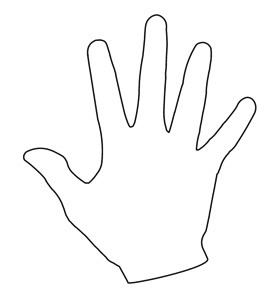
#> input picture img/hand.jpg, 269 x 295 px, given in place of the camera
$ python Realtime_histo.py
#> lines starting #> are read from the running program, lines starting #| are printed output that depends on the picture; after the words box and inside, x2 and y2 are one past the last pixel; in counts of white or black regions, pixels touching at a corner belong together
import cv2
import numpy as np
import matplotlib.pyplot as plt

# 인터렉티브 모드, 그래프를 실시간 업데이트 시킬때 필요함(코드가 멈추지 않고 실행되게)
plt.ion()

# 웹캠은 왼쪽, 히스토그램은 오른쪽에 표시
fig, (ax1, ax2) = plt.subplots(1, 2, figsize=(12, 5))

# 웹캠 영상 출력용
frame_display = ax1.imshow(np.zeros((480, 640, 3), dtype=np.uint8))
ax1.set_title("Centerline Detection")
ax1.axis('off')

# HSV 히스토그램 출력용 (3개 채널)
ax2.set_title("HSV Histogram")
ax2.set_xlim([0, 256])
ax2.set_ylim([0, 5000])
lines = []
colors = ['r', 'g', 'b']
for i, color in enumerate(colors):
    line, = ax2.plot([], [], color=color)
    lines.append(line)
# 범례 생성(HSV 설명)
ax2.legend(['H', 'S', 'V'])

cap = cv2.VideoCapture(0, cv2.CAP_DSHOW)
if not cap.isOpened():
    print("카메라를 열 수 없습니다.")
    exit()

while True:
    ret, frame = cap.read() # ret은 프레임 읽기 성공 여부를 알려주는 불른값
#> frame is the input picture: shape (295, 269, 3); min 0, max 255, mean 249.1
    if not ret:
        break

    frame = cv2.flip(frame, 1)
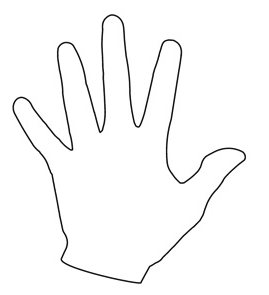
#> frame: shape (295, 269, 3); min 0, max 255, mean 249.1

    gray = cv2.cvtColor(frame, cv2.COLOR_BGR2GRAY)

    # 검정색 선을 뽑기 위해 역이진화 (검정=255)
    _, binary = cv2.threshold(gray, 50, 255, cv2.THRESH_BINARY_INV)
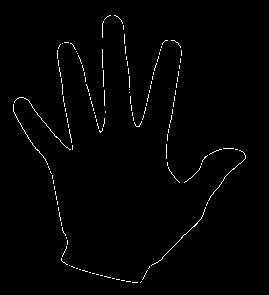
#> binary: shape (295, 269); 1.3% white in thin lines or dots, all inside (x1, y1, x2, y2) = (13, 15, 246, 283)

    # Contour 검출
    contours, _ = cv2.findContours(binary, cv2.RETR_EXTERNAL, cv2.CHAIN_APPROX_SIMPLE)
#> contours = 133 contours, all with area under 20

    min_area = 500 # 컨투어의 최소면적 (다른 검정색 선을 인식하지 못하게하기 위함)

    valid_contours = [cnt for cnt in contours if cv2.contourArea(cnt) > min_area]
#> valid_contours = []

    # 가장 큰 컨투어만 추출
    if valid_contours:
        largest = max(contours, key=cv2.contourArea)
        cv2.drawContours(frame, [largest], -1, (0, 255, 0), 2)

        # 중심 좌표 추출 (모멘트)
        M = cv2.moments(largest)
        if M["m00"] != 0:  # M["m00"]은 contour의 면적을 의미 (중심좌표를 구할때 사용)
            cx = int(M["m10"] / M["m00"])
            cy = int(M["m01"] / M["m00"])
            cv2.circle(frame, (cx, cy), 5, (255, 0, 0), -1)

    # HSV 변환
    hsv = cv2.cvtColor(frame, cv2.COLOR_BGR2HSV)
#> hsv: shape (295, 269, 3); mean H, S, V 0, 0, 249.1

    # 히스토그램 계산 (H, S, V 각 채널 별로)
    hist_h = cv2.calcHist([hsv], [0], None, [256], [0, 256])
#> hist_h = 256 values, max 79355 at index 0, min 0 at index 1, mean 310
    hist_s = cv2.calcHist([hsv], [1], None, [256], [0, 256])
#> hist_s has the same summary as hist_h
    hist_v = cv2.calcHist([hsv], [2], None, [256], [0, 256])
#> hist_v = 256 values, max 71722 at index 255, min 2 at index 128, mean 310

    # 정규화 (히스토그램 그래프가 너무 커서 적당히 줄이기)
    hist_h = cv2.normalize(hist_h, hist_h, 0, 3000, cv2.NORM_MINMAX)
#> hist_h = 256 values, max 3000 at index 0, min 0 at index 1, mean 11.72
    hist_s = cv2.normalize(hist_s, hist_s, 0, 3000, cv2.NORM_MINMAX)
#> hist_s has the same summary as hist_h
    hist_v = cv2.normalize(hist_v, hist_v, 0, 3000, cv2.NORM_MINMAX)
#> hist_v = 256 values, max 3000 at index 255, min 0 at index 128, mean 12.88

    x = np.arange(256)
    lines[0].set_data(x, hist_h.flatten())
    lines[1].set_data(x, hist_s.flatten())
    lines[2].set_data(x, hist_v.flatten())

    ax2.set_xlim([0, 256])
    ax2.set_ylim([0, 3000])

    # RGB로 변환하여 실시간 업데이트
    rgb_frame = cv2.cvtColor(frame, cv2.COLOR_BGR2RGB)
    frame_display.set_data(rgb_frame)

    fig.canvas.draw()
    fig.canvas.flush_events()

    # 창 닫으면 종료
    if plt.get_fignums() == []:
        break

cap.release()
cv2.destroyAllWindows()
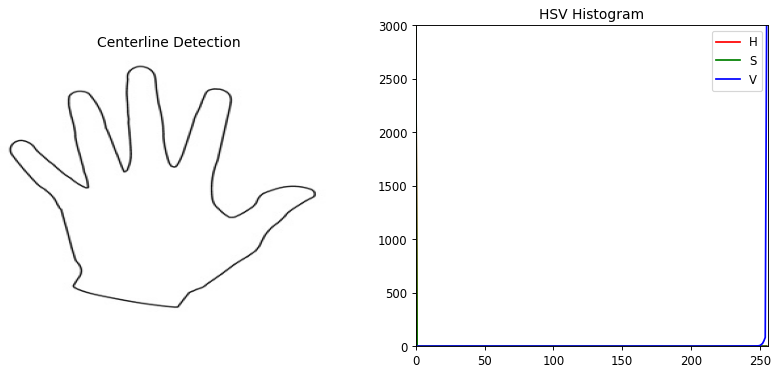
#> figure drawn by matplotlib, 2 panels; panel 2: curve peaks at x = 0, y = 3000; panel 2: curve peaks at x = 0, y = 3000; panel 2: curve peaks at x = 255, y = 3000

$ run again, on img/bad_rect.png
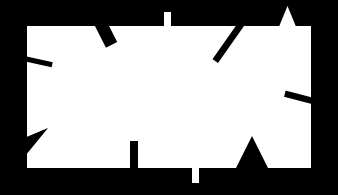
#> input picture img/bad_rect.png, 338 x 195 px, given in place of the camera
#> frame is the input picture: shape (195, 338, 3); min 0, max 255, mean 150.6
#> `_, binary = cv2.threshold(gray, 50, 255, cv2.THRESH_BINARY_INV)`:
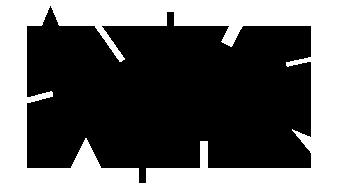
#> binary: shape (195, 338); 40.7% white; 1 white region, box (x1, y1, x2, y2) and area: (0, 0, 338, 195) 26856
#> contours = [[[0, 0], [0, 194], [337, 194], [337, 0]]]
#> largest = [[0, 0], [0, 194], [337, 194], [337, 0]]
#> M = moments, m00 65378, centre m10/m00, m01/m00 = (168.5, 97)
#> cx = 168
#> cy = 97
#> hsv: shape (195, 338, 3); mean H, S, V 2.1, 8.5, 158.8
#> `hist_h = cv2.calcHist([hsv], [0], None, [256], [0, 256])`: hist_h = 256 values, max 63713 at index 0, min 0 at index 1, mean 257.5
#> `hist_s = cv2.calcHist([hsv], [1], None, [256], [0, 256])`: hist_s has the same summary as hist_h
#> `hist_v = cv2.calcHist([hsv], [2], None, [256], [0, 256])`: hist_v = 256 values, max 40792 at index 255, min 0 at index 12, mean 257.5
#> `hist_h = cv2.normalize(hist_h, hist_h, 0, 3000, cv2.NORM_MINMAX)`: hist_h = 256 values, max 3000 at index 0, min 0 at index 1, mean 12.12
#> `hist_s = cv2.normalize(hist_s, hist_s, 0, 3000, cv2.NORM_MINMAX)`: hist_s has the same summary as hist_h
#> `hist_v = cv2.normalize(hist_v, hist_v, 0, 3000, cv2.NORM_MINMAX)`: hist_v = 256 values, max 3000 at index 255, min 0 at index 12, mean 18.93
#> `cv2.destroyAllWindows()`:
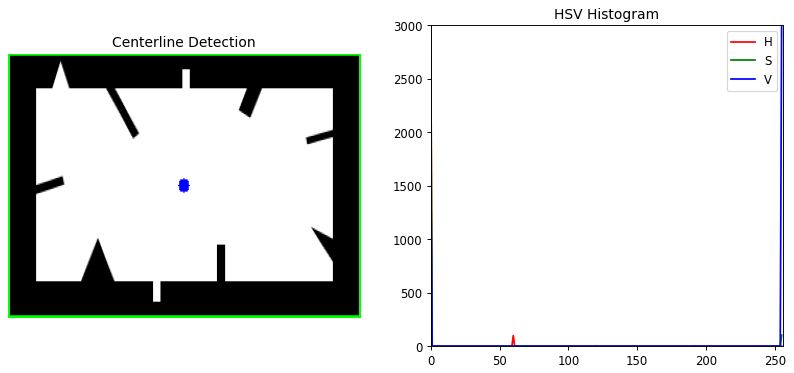
#> figure drawn by matplotlib, 2 panels; panel 2: curve peaks at x = 0, y = 3000; panel 2: curve peaks at x = 0, y = 3000; panel 2: curve peaks at x = 255, y = 3000

$ run again, on img/shapes.png
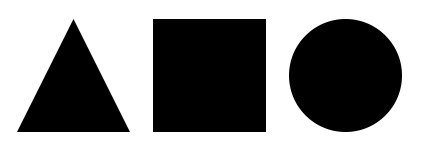
#> input picture img/shapes.png, 423 x 150 px, given in place of the camera
#> frame is the input picture: shape (150, 423, 3); min 0, max 255, mean 137.7
#> `_, binary = cv2.threshold(gray, 50, 255, cv2.THRESH_BINARY_INV)`:
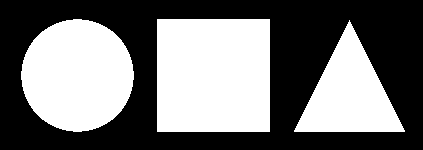
#> binary: shape (150, 423); 45.7% white; 3 white regions
#> contours = 3 contours; box (x1, y1, x2, y2) and area: (157, 19, 270, 132) 12544, (21, 19, 134, 132) 9774, (294, 20, 405, 132) 6105
#> valid_contours has the same summary as contours
#> largest = [[157, 19], [157, 131], [269, 131], [269, 19]]
#> M = moments, m00 12544, centre m10/m00, m01/m00 = (213, 75)
#> cx = 213
#> cy = 75
#> hsv: shape (150, 423, 3); mean H, S, V 1.4, 5.7, 141.6
#> `hist_h = cv2.calcHist([hsv], [0], None, [256], [0, 256])`: hist_h = 256 values, max 62029 at index 0, min 0 at index 1, mean 247.9
#> `hist_s = cv2.calcHist([hsv], [1], None, [256], [0, 256])`: hist_s has the same summary as hist_h
#> `hist_v = cv2.calcHist([hsv], [2], None, [256], [0, 256])`: hist_v = 256 values, max 34944 at index 255, min 0 at index 3, mean 247.9
#> `hist_h = cv2.normalize(hist_h, hist_h, 0, 3000, cv2.NORM_MINMAX)`: hist_h = 256 values, max 3000 at index 0, min 0 at index 1, mean 11.99
#> `hist_s = cv2.normalize(hist_s, hist_s, 0, 3000, cv2.NORM_MINMAX)`: hist_s has the same summary as hist_h
#> `hist_v = cv2.normalize(hist_v, hist_v, 0, 3000, cv2.NORM_MINMAX)`: hist_v = 256 values, max 3000 at index 255, min 0 at index 3, mean 21.28
#> `cv2.destroyAllWindows()`:
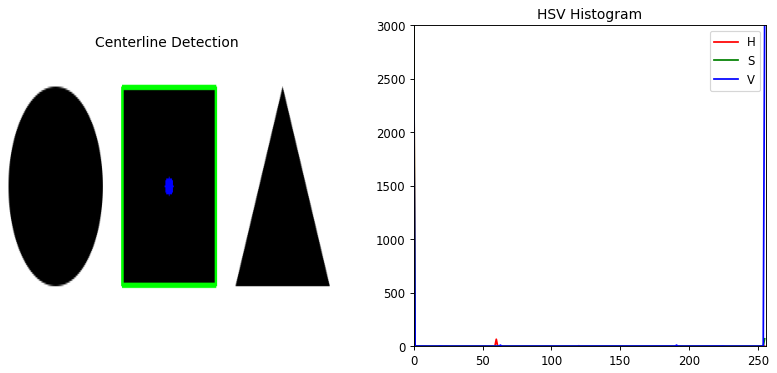
#> figure drawn by matplotlib, 2 panels; panel 2: curve peaks at x = 0, y = 3000; panel 2: curve peaks at x = 0, y = 3000; panel 2: curve peaks at x = 255, y = 3000
